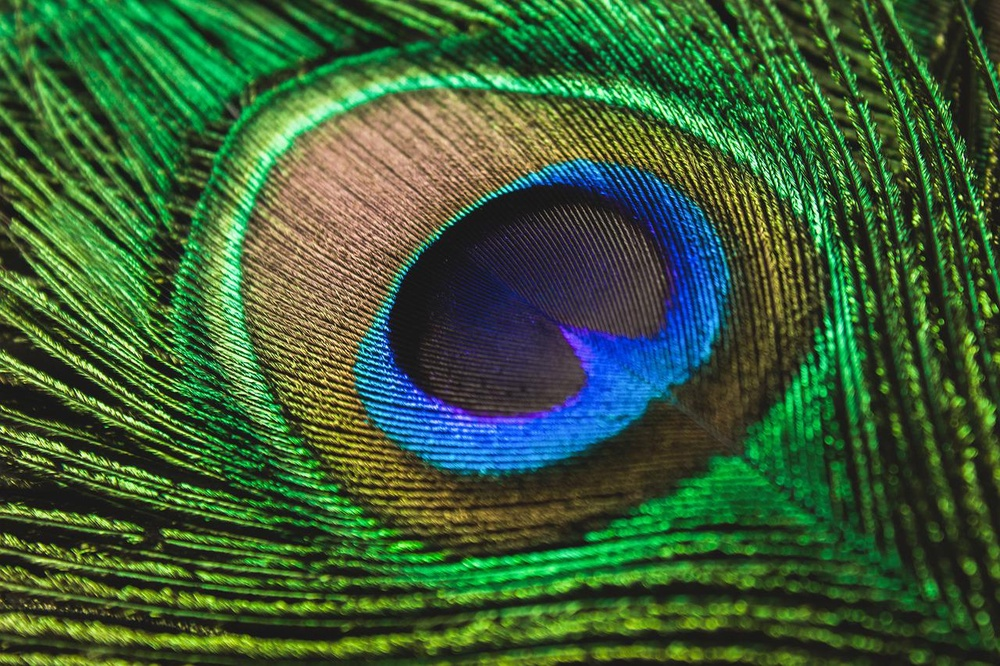
#> input picture pea.jpg, 1000 x 666 px, shrunk from 1280 x 853 before the run, found by its file name
$ python fft.py
#> lines starting #> are read from the running program, lines starting #| are printed output that depends on the picture; after the words box and inside, x2 and y2 are one past the last pixel; in counts of white or black regions, pixels touching at a corner belong together
import cv2
import numpy as np
import matplotlib.pyplot as plt

def main():
    rgbImg = plt.imread('/home/mayabee/Documents/lab-2/pea.jpg')
#> rgbImg is the input picture: shape (666, 1000, 3); mean R, G, B 58.8, 93, 54.6
    print(rgbImg.shape)
#| (666, 1000, 3)
    gray =  cv2.cvtColor(rgbImg,cv2.COLOR_RGB2GRAY)
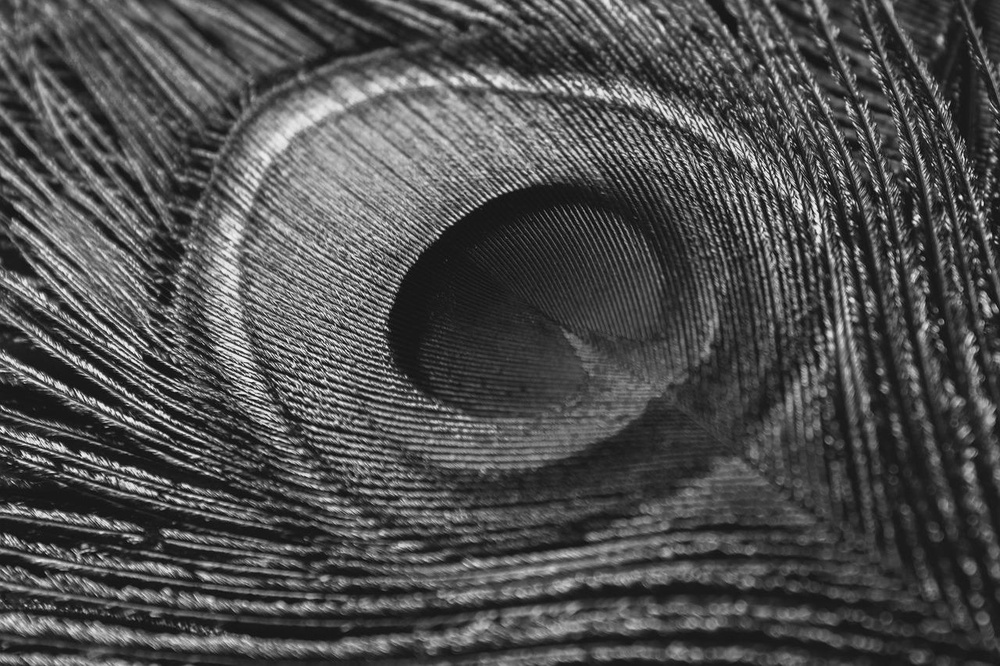
#> gray: shape (666, 1000); min 3, max 251, mean 78.4
    ftImg = np.fft.fft2(gray)
    centeredfti_img = np.fft.fftshift(ftImg)
    magnitude_spectrum = 100 * np.log(np.abs(ftImg))
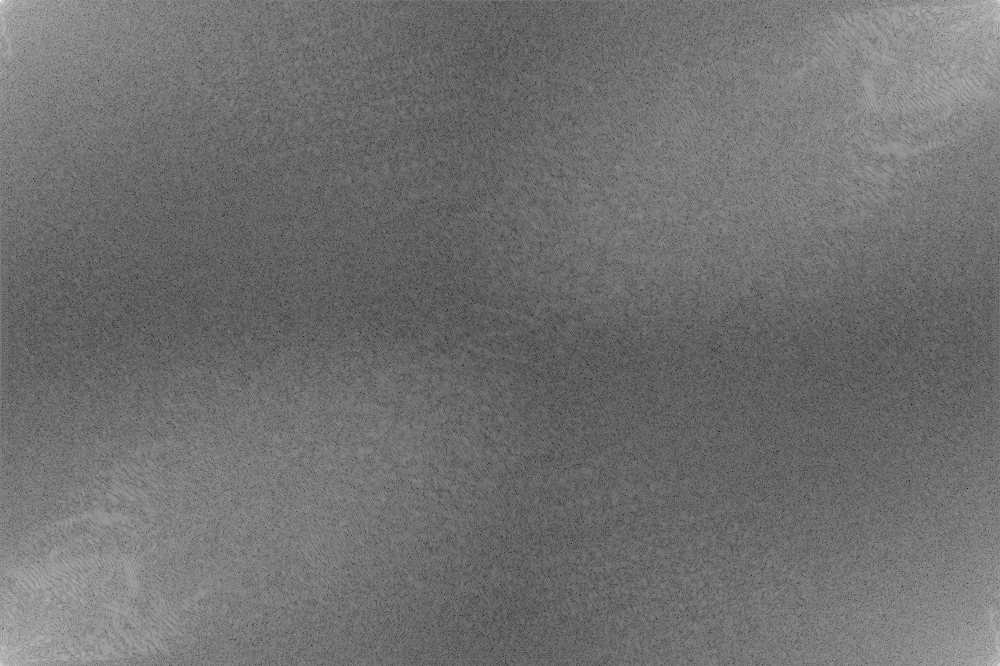
#> magnitude_spectrum: shape (666, 1000) float64; min 183.6, max 1777, mean 887.4; drawn with min black and max white
    centered_magnitude_spectrum = 100 * np.log(np.abs(centeredfti_img))
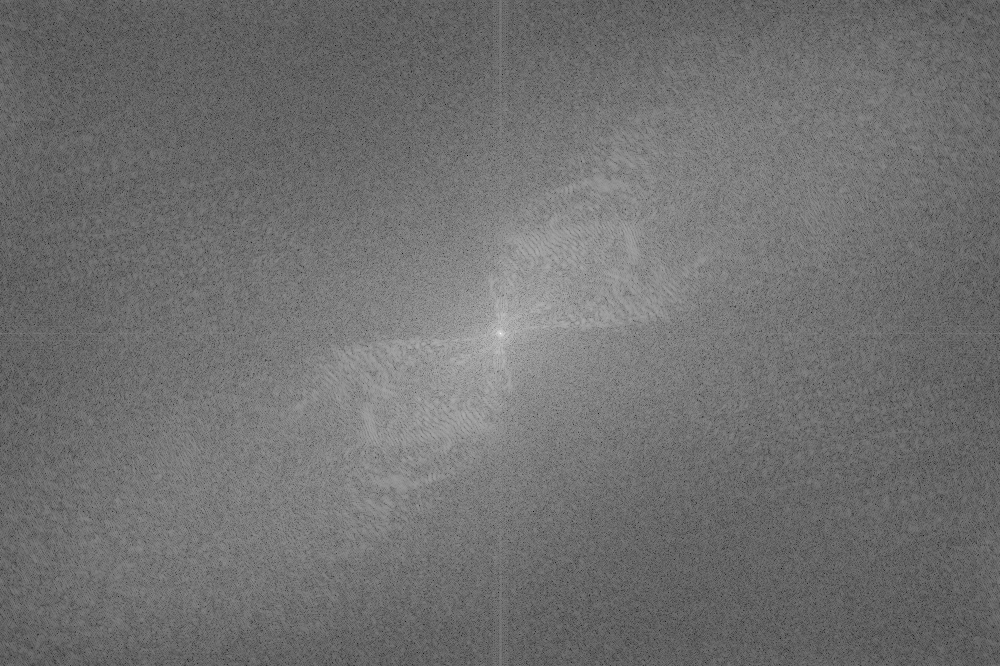
#> centered_magnitude_spectrum: shape (666, 1000) float64; min 183.6, max 1777, mean 887.4; drawn with min black and max white

    r , c = gray.shape
#> r = 666; c = 1000
    m , n = r//2 , c//2
#> m = 333; n = 500
    black_img = np.zeros((r,c),dtype=np.uint8)
    white_img = np.ones((r,c),dtype=np.uint8)

    filter1 = cv2.circle(black_img,(m,n),25,(255,255,255),-1)
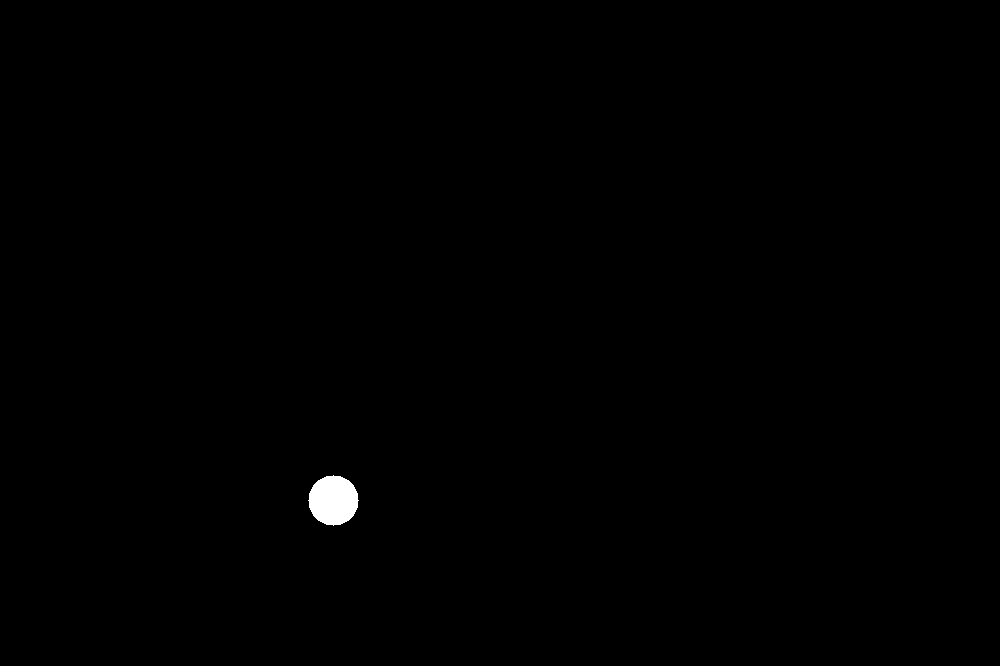
#> black_img: shape (666, 1000); 0.29% white; 1 white region, box (x1, y1, x2, y2) and area: (308, 475, 359, 526) 1961
    filter2 = cv2.circle(white_img,(m,n),25,(0,0,0),-1)
    filter3 = cv2.line(black_img.copy(),(m,0),(m,c),(255,255,255),9)
    filter4 = cv2.line(white_img.copy(),(0,n),(r,n),(0,0,0),9)


    ftimg_gf = centeredfti_img * filter1
    filtered_img = np.abs(np.fft.ifft2(ftimg_gf))
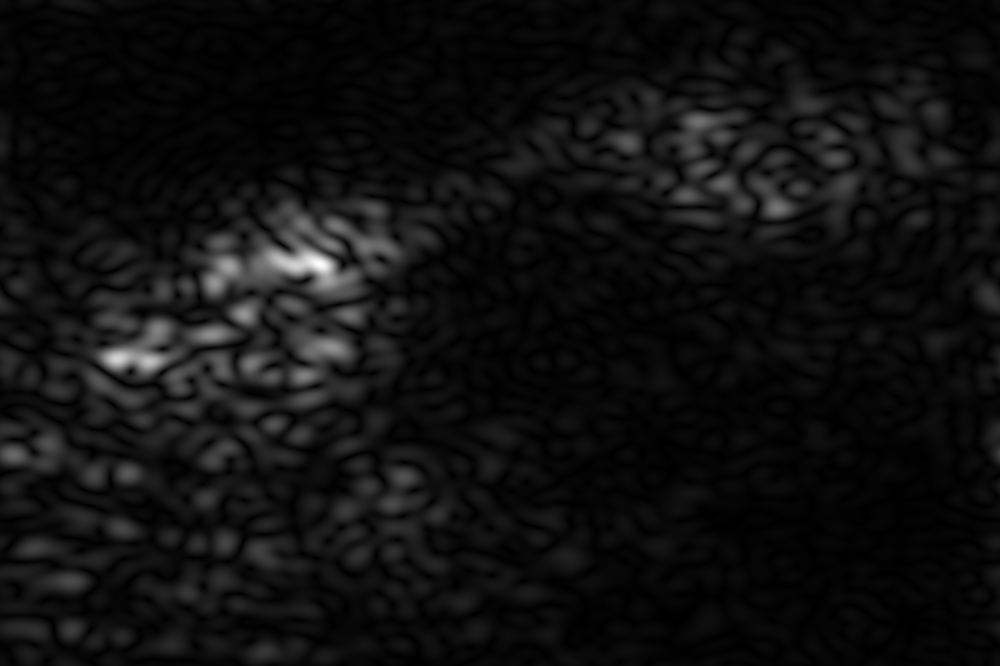
#> filtered_img: shape (666, 1000) float64; min 0.398, max 4630.9, mean 295.8; drawn with min black and max white


    img_set = [rgbImg, gray, magnitude_spectrum, centered_magnitude_spectrum, filter1, filtered_img]
    title_set = ['RGB', 'Gray', 'FFT2', 'Centered FFT2', 'Filter', 'Filtered Img']

    plot_img(img_set,title_set)

def plot_img(img_set, title_set):
    plt.figure(figsize = (20, 20))
    n = len(img_set)
#> n = 6
    for i in range(n):
        plt.subplot(2, 3, i + 1)
        plt.title(title_set[i])
        img = img_set[i]
        ch = len(img.shape)
        if (ch == 2):
            plt.imshow(img, cmap = 'gray')
        else:
            plt.imshow(img)
    plt.show()


if __name__ == '__main__':
    main()

$ run again, with aurora.jpg copied over pea.jpg
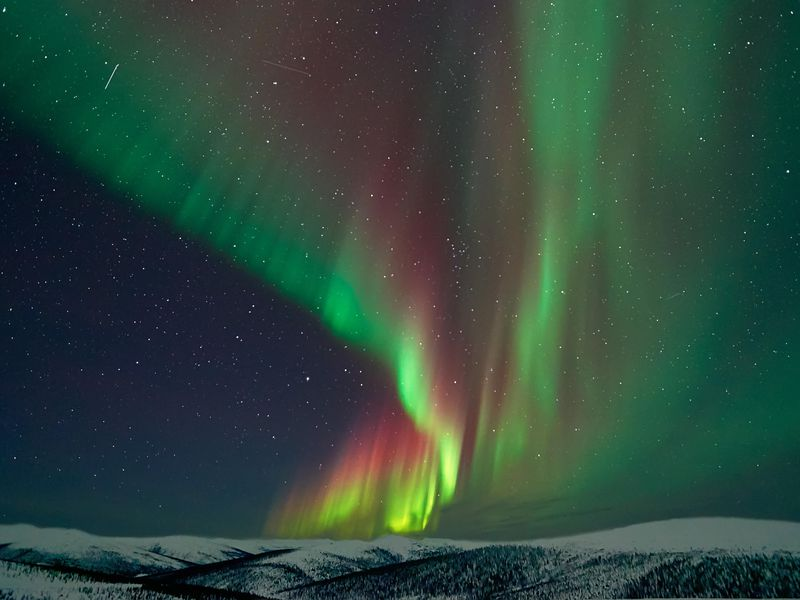
#> input picture aurora.jpg, 800 x 600 px, found by its file name
#> in main, rgbImg is the input picture: shape (600, 800, 3); mean R, G, B 47.2, 71.3, 60.6
#| (600, 800, 3)
#> in main, `filter1 = cv2.circle(black_img,(m,n),25,(255,255,255),-1)`:
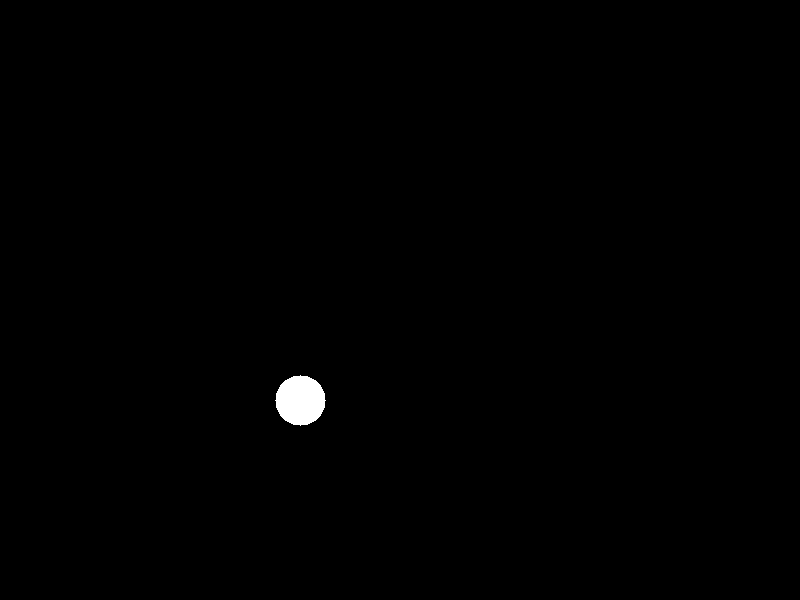
#> black_img: shape (600, 800); 0.41% white; 1 white region, box (x1, y1, x2, y2) and area: (275, 375, 326, 426) 1961
#> in main, `filtered_img = np.abs(np.fft.ifft2(ftimg_gf))`:
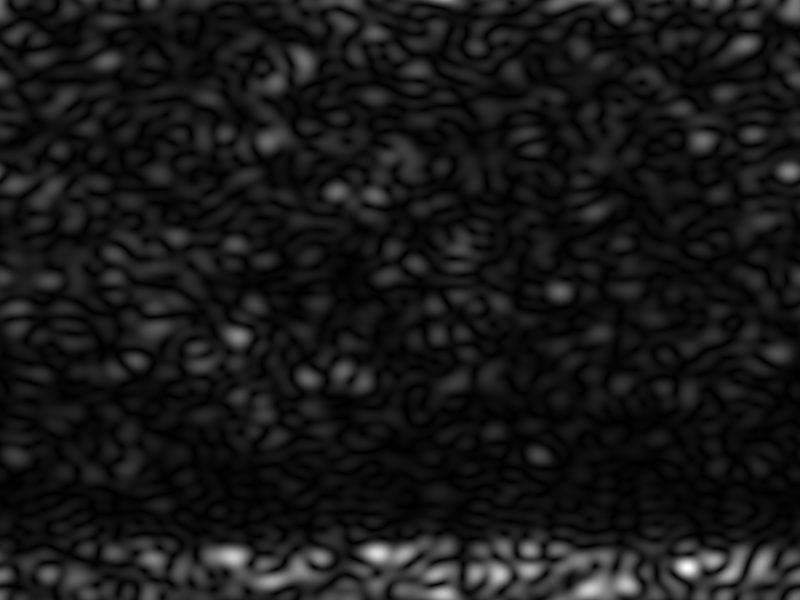
#> filtered_img: shape (600, 800) float64; min 0.0992, max 1285.6, mean 123; drawn with min black and max white
#> in plot_img, `n = len(img_set)`: n = 6

$ run again, with img1.jpg copied over pea.jpg
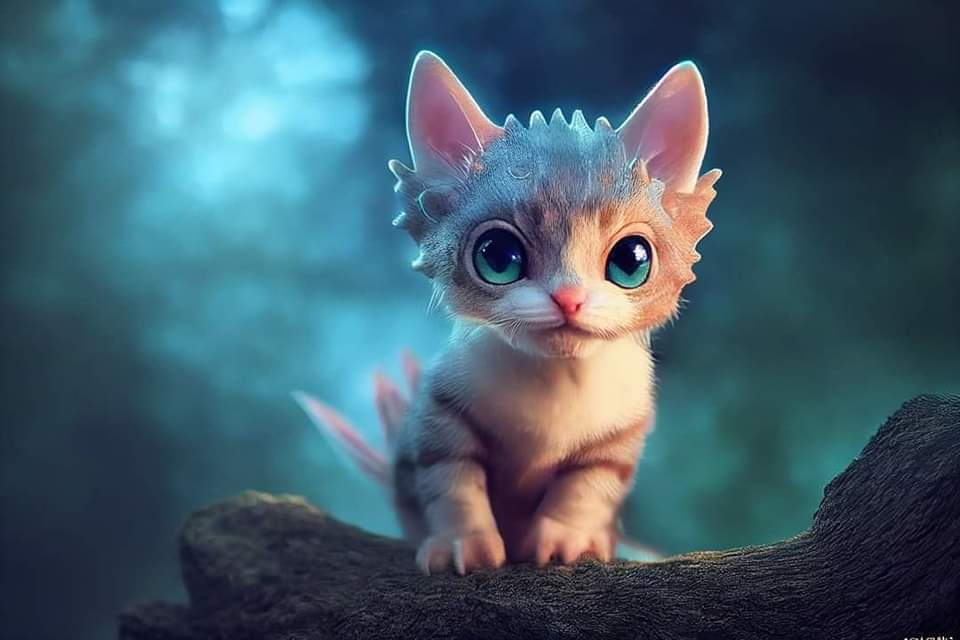
#> input picture img1.jpg, 960 x 640 px, found by its file name
#> in main, rgbImg is the input picture: shape (640, 960, 3); mean R, G, B 65.5, 93.1, 107.6
#| (640, 960, 3)
#> in main, `centered_magnitude_spectrum = 100 * np.log(np.abs(centeredfti_img))`:
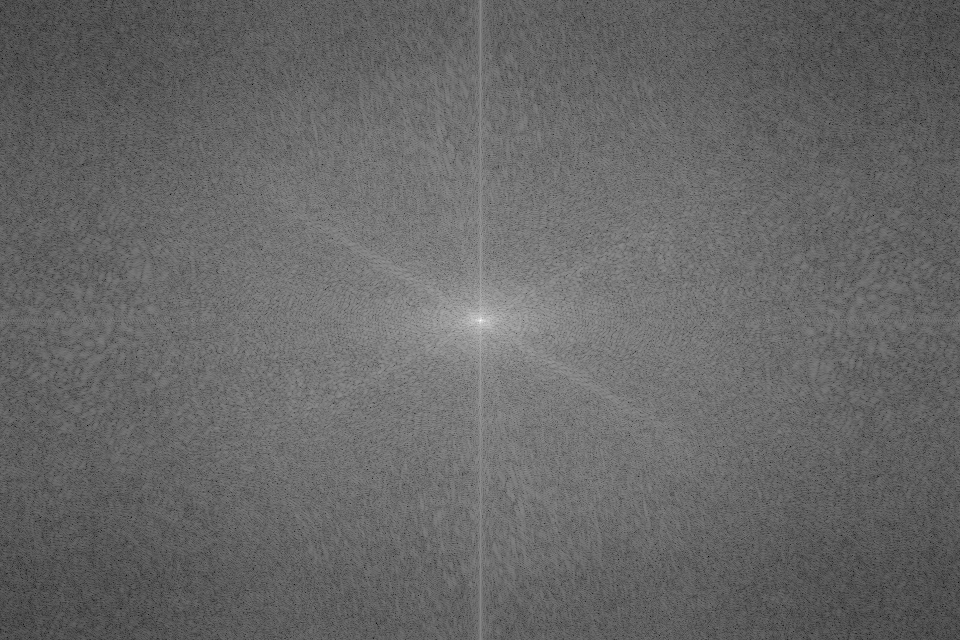
#> centered_magnitude_spectrum: shape (640, 960) float64; min 124.1, max 1778.9, mean 797; drawn with min black and max white
#> black_img: shape (640, 960); 0.32% white; 1 white region, box (x1, y1, x2, y2) and area: (295, 455, 346, 506) 1961
#> in main, `filtered_img = np.abs(np.fft.ifft2(ftimg_gf))`:
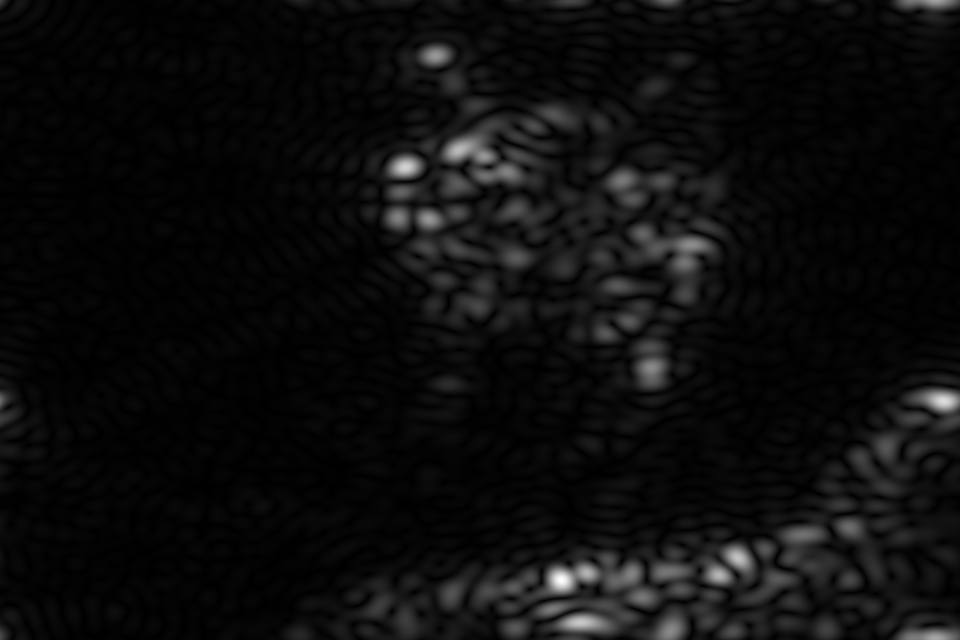
#> filtered_img: shape (640, 960) float64; min 0.00402, max 1150.8, mean 61.4; drawn with min black and max white
#> in plot_img, `n = len(img_set)`: n = 6

$ run again, with img2.jpg copied over pea.jpg
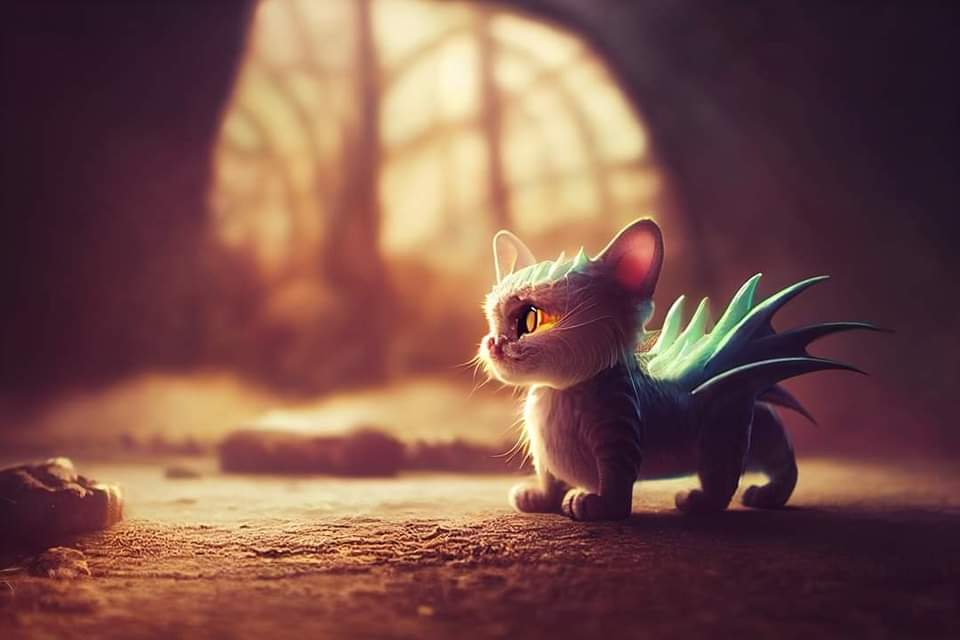
#> input picture img2.jpg, 960 x 640 px, found by its file name
#> in main, rgbImg is the input picture: shape (640, 960, 3); mean R, G, B 120.3, 80.5, 73.6
#| (640, 960, 3)
#> in main, `centered_magnitude_spectrum = 100 * np.log(np.abs(centeredfti_img))`:
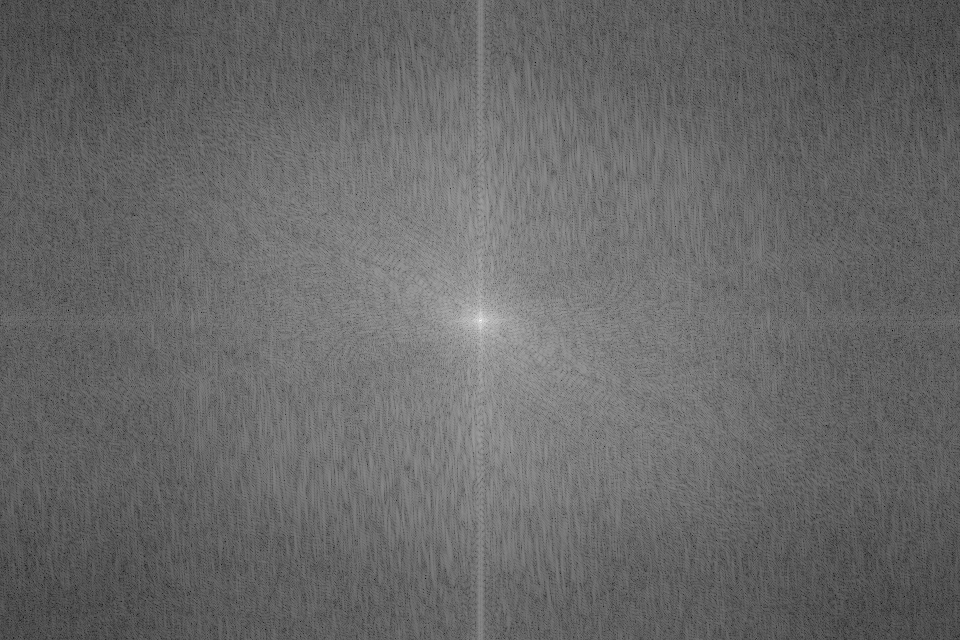
#> centered_magnitude_spectrum: shape (640, 960) float64; min 61.12, max 1784.6, mean 766.3; drawn with min black and max white
#> black_img: shape (640, 960); 0.32% white; 1 white region, box (x1, y1, x2, y2) and area: (295, 455, 346, 506) 1961
#> in main, `filtered_img = np.abs(np.fft.ifft2(ftimg_gf))`:
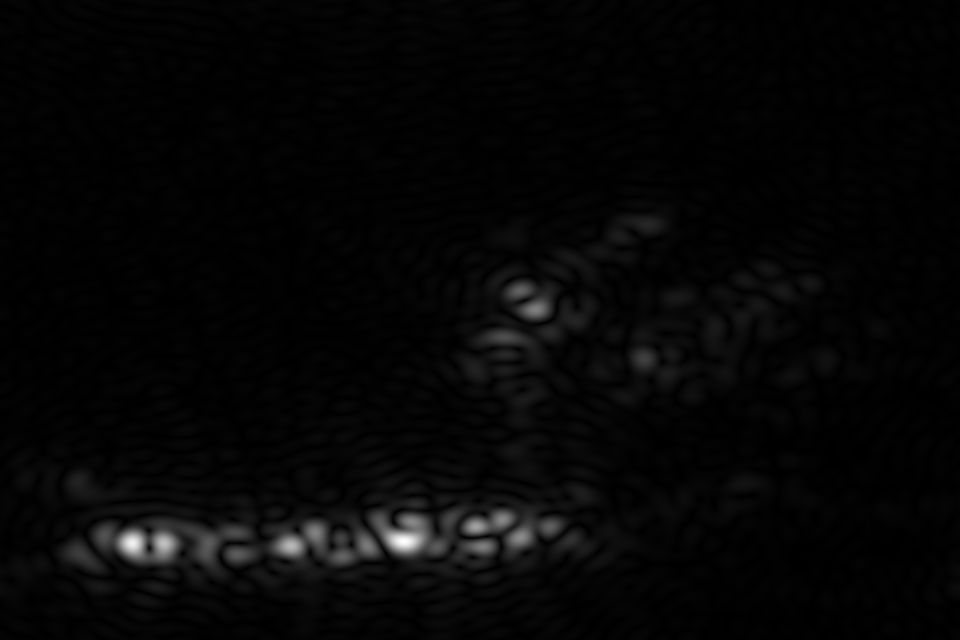
#> filtered_img: shape (640, 960) float64; min 0.021, max 1612.6, mean 40.8; drawn with min black and max white
#> in plot_img, `n = len(img_set)`: n = 6
